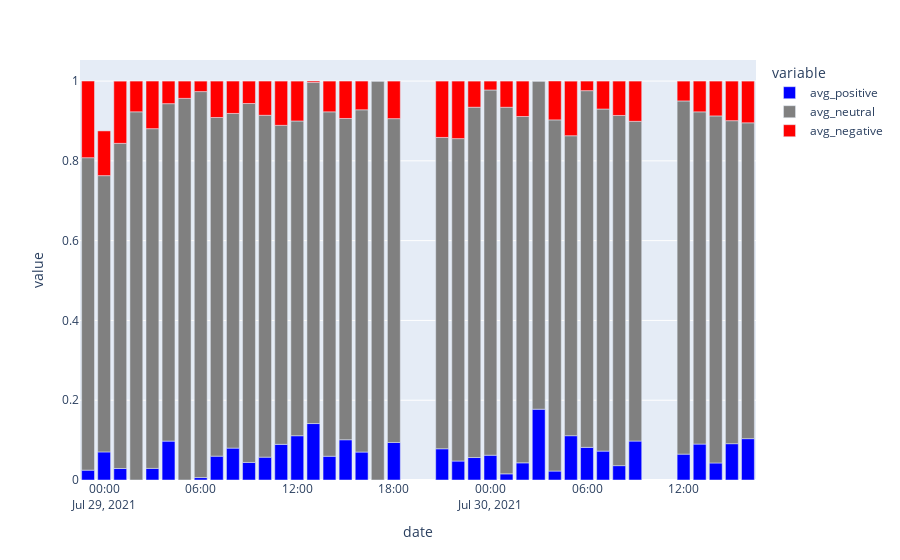

The notebook cell saved with this chart:
### Code cell
import plotly.express as px
fig = px.bar(data, x='date', y=["avg_positive", "avg_neutral","avg_negative"],color_discrete_sequence = ["blue","gray","red"])
fig.show()
